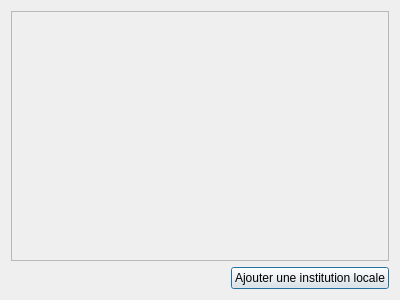
<?xml version="1.0" encoding="UTF-8"?>
<ui version="4.0">
 <class>Dialog</class>
 <widget class="QDialog" name="Dialog">
  <property name="geometry">
   <rect>
    <x>0</x>
    <y>0</y>
    <width>400</width>
    <height>300</height>
   </rect>
  </property>
  <property name="windowTitle">
   <string>Dialogue</string>
  </property>
  <layout class="QVBoxLayout" name="verticalLayout">
   <item>
    <widget class="QScrollArea" name="scrollArea">
     <property name="widgetResizable">
      <bool>true</bool>
     </property>
     <widget class="QWidget" name="scrollAreaWidgetContents">
      <property name="geometry">
       <rect>
        <x>0</x>
        <y>0</y>
        <width>370</width>
        <height>220</height>
       </rect>
      </property>
      <layout class="QVBoxLayout" name="scrollLayout"/>
     </widget>
    </widget>
   </item>
   <item>
    <layout class="QHBoxLayout" name="horizontalLayout">
     <item>
      <spacer name="horizontalSpacer">
       <property name="orientation">
        <enum>Qt::Horizontal</enum>
       </property>
       <property name="sizeHint" stdset="0">
        <size>
         <width>40</width>
         <height>20</height>
        </size>
       </property>
      </spacer>
     </item>
     <item>
      <widget class="QPushButton" name="uploadButton">
       <property name="text">
        <string>Ajouter une institution locale</string>
       </property>
      </widget>
     </item>
    </layout>
   </item>
  </layout>
 </widget>
 <resources/>
 <connections/>
</ui>
